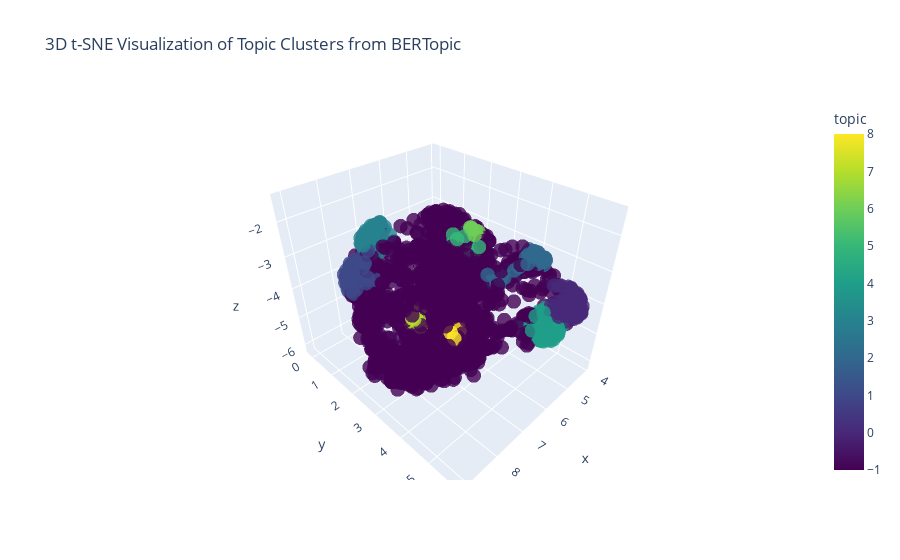

The notebook cell this image was saved under:
### Code cell
# Step 4: Create an interactive 3D scatter plot
fig = px.scatter_3d(
    filtered_umap_df,
    x="x",
    y="y",
    z="z",
    color="topic",
    title="3D t-SNE Visualization of Topic Clusters from BERTopic",
    color_continuous_scale=px.colors.sequential.Viridis,
)

fig.update_traces(marker=dict(size=5, opacity=0.8))
fig.show()

### Figure 1 — Plotly figure (JSON) as saved in the notebook; plotly's stock layout.template omitted (floating-point values rounded to 4 significant figures; data arrays with more than 128 entries replaced by an {"elided": "..."} marker saying what was removed)
{"data": [{"hovertemplate": "x=%{x}<br>y=%{y}<br>z=%{z}<br>topic=%{marker.color}<extra></extra>", "legendgroup": "", "marker": {"color": {"elided": "3374 int values"}, "coloraxis": "coloraxis", "opacity": 0.8, "size": 5, "symbol": "circle"}, "mode": "markers", "name": "", "scene": "scene", "showlegend": false, "type": "scatter3d", "x": {"elided": "3374 float values"}, "y": {"elided": "3374 float values"}, "z": {"elided": "3374 float values"}}], "layout": {"coloraxis": {"colorbar": {"title": {"text": "topic"}}, "colorscale": [[0, "#440154"], [0.1111, "#482878"], [0.2222, "#3e4989"], [0.3333, "#31688e"], [0.4444, "#26828e"], [0.5556, "#1f9e89"], [0.6667, "#35b779"], [0.7778, "#6ece58"], [0.8889, "#b5de2b"], [1, "#fde725"]]}, "legend": {"tracegroupgap": 0}, "scene": {"domain": {"x": [0, 1], "y": [0, 1]}, "xaxis": {"title": {"text": "x"}}, "yaxis": {"title": {"text": "y"}}, "zaxis": {"title": {"text": "z"}}}, "title": {"text": "3D t-SNE Visualization of Topic Clusters from BERTopic"}}}
